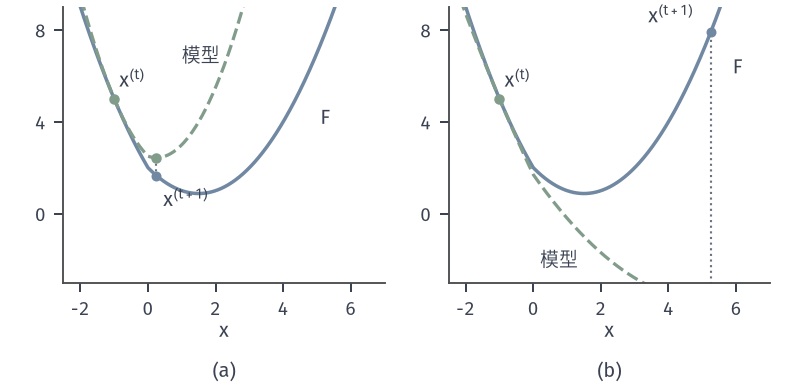

The script that drew this image:
from pathlib import Path
import sys
ROOT = next(p for p in Path(__file__).resolve().parents if (p/'build.sh').is_file() and (p/'tex/book.tex').is_file())
sys.path.insert(0, str(ROOT/'figures/00-shared/mathematical-preliminaries-upper/00-shared/comprehension-figures'))
from support import figure, save, BLUE, GREEN, YELLOW, RED, PURPLE, INK, MUTED, GRID, BLUE_FILL, GREEN_FILL, YELLOW_FILL, RED_FILL, PURPLE_FILL
import numpy as np
HERE = Path(__file__).resolve().parent
STROKE = '#4C4D4F'
def panel(fig, left, right, top, bottom, wspace=.25, hspace=.2):
    fig.set_layout_engine(None)
    fig.subplots_adjust(left=left, right=right, top=top, bottom=bottom, wspace=wspace, hspace=hspace)
def tag(fig, ax, s, y=None, d=.15):
    p = ax.get_position(); fig.text((p.x0+p.x1)/2, (p.y0-d) if y is None else y, s, ha='center', va='top')
def opt(ax, x=0, y=0, ms=4.8, z=7): ax.plot([x],[y],'o',ms=ms,color=RED,mew=0,zorder=z)
# F(x)=(x-2)^2/2+0.5|x|，L=1，当前点 x=-1。(a) alpha=0.5；(b) alpha=2.5。
f=lambda x:.5*(x-2)**2;r=lambda x:.5*abs(x);F=lambda x:f(x)+r(x)
xc=-1.;g=xc-2
def S(z,t):return np.sign(z)*max(abs(z)-t,0)
fig,(A,B)=figure(width_mm=112,height_mm=54,ncols=2)
panel(fig,.08,.97,.98,.26,wspace=.2)
X=np.linspace(-2.5,7,901)
for ax,a in ((A,.5),(B,2.5)):
    M=f(xc)+g*(X-xc)+(X-xc)**2/(2*a)+r(X)
    p=S(xc-a*g,a*.5)
    ax.plot(X,F(X),color=BLUE,lw=1.4);ax.plot(X,M,color=GREEN,lw=1.3,ls='--')
    ax.plot([xc],[F(xc)],'o',color=GREEN,ms=4.2,mew=0,zorder=6)
    Mp=f(xc)+g*(p-xc)+(p-xc)**2/(2*a)+r(p);ax.plot([p],[Mp],'o',color=GREEN,ms=4.2,mew=0,zorder=6)
    ax.plot([p,p],[Mp,F(p)],color=MUTED,lw=.85,ls=':');ax.plot([p],[F(p)],'o',color=BLUE,ms=4,mew=0,zorder=6)
    ax.set_xlabel('$x$',labelpad=1);ax.set_xlim(-2.5,7);ax.set_ylim(-3,9);ax.set_xticks([-2,0,2,4,6]);ax.set_yticks([0,4,8])
A.text(5.1,3.9,'$F$',color=INK);A.text(1.0,6.6,'模型',color=INK,fontsize=7.5)
A.text(-.85,5.5,'$x^{(t)}$',color=INK);A.text(.45,.3,'$x^{(t+1)}$',color=INK)
B.text(5.9,6.1,'$F$',color=INK);B.text(.2,-2.3,'模型',color=INK,fontsize=7.5);B.text(-.85,5.5,'$x^{(t)}$',color=INK);B.text(3.4,8.3,'$x^{(t+1)}$',color=INK)
fig.canvas.draw();tag(fig,A,'(a)',y=.055);tag(fig,B,'(b)',y=.055)
save(fig,HERE,'figure',{'F':'(x-2)^2/2+0.5|x|','x':-1,'alphas':[.5,2.5]})
